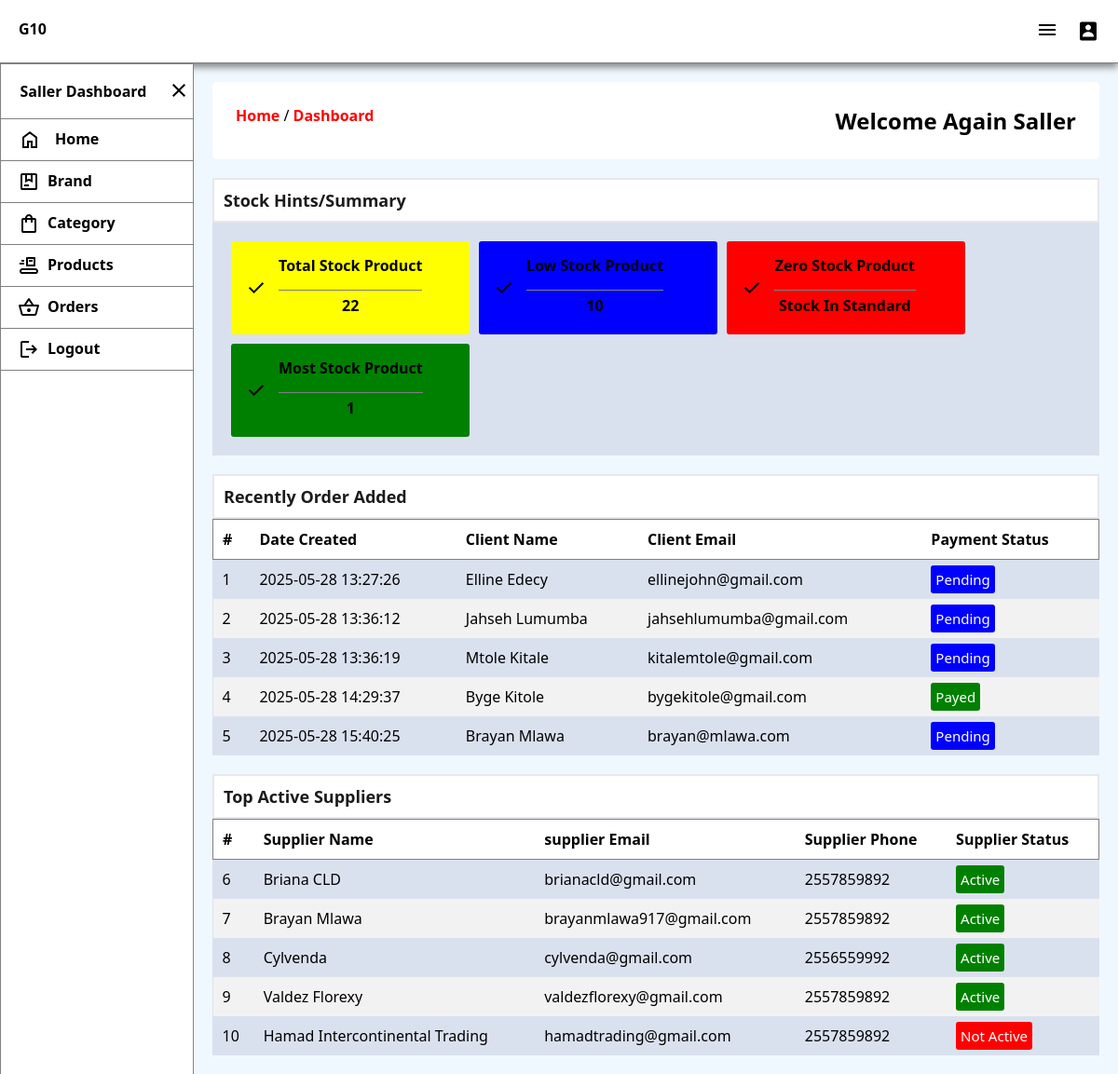
The page /Home/Dashboard (signed in) on the database its author committed.
### tables this page shows
CREATE TABLE IF NOT EXISTS `placed_orders` (
  `order_id` int(11) NOT NULL AUTO_INCREMENT,
  `employee_id` int(11) NOT NULL,
  `client_name` varchar(30) NOT NULL,
  `client_email` varchar(50) NOT NULL,
  `client_phone` varchar(30) NOT NULL,
  `subtotal` varchar(30) NOT NULL,
  `total_price` varchar(50) DEFAULT NULL,
  `total_items` int(11) NOT NULL,
  `payed_amount` varchar(30) NOT NULL,
  `discount` varchar(30) NOT NULL,
  `payment_method` varchar(30) NOT NULL DEFAULT 'cash',
  `status` int(11) NOT NULL DEFAULT 0,
  `date` datetime DEFAULT current_timestamp(),
  PRIMARY KEY (`order_id`),
  KEY `employee_id` (`employee_id`)
);

CREATE TABLE IF NOT EXISTS `suppliers` (
  `supplier_id` int(11) NOT NULL AUTO_INCREMENT,
  `name` varchar(30) NOT NULL,
  `email` varchar(30) NOT NULL,
  `phone` varchar(20) NOT NULL,
  `status` int(11) NOT NULL DEFAULT 1,
  `date` timestamp NOT NULL DEFAULT current_timestamp(),
  PRIMARY KEY (`supplier_id`)
);

### Home/Dashboard.php (the view, shortened to what this page needs)
<!DOCTYPE html>
<html lang="en">
<?php require_once('../include/cssheader.php'); ?>
<body>
    <?php include '../include/header.php';
    require_once '../include/userNav.php' ?>
    <main>
        <div class="url">
            <span>
                <a href="Dashboard">Home</a> / <a href="Dashboard">Dashboard</a>
            </span>
            <span>
                <h2>Welcome Again <?php echo $_SESSION['name'] ?></h2>
            </span>
        </div>
        <div class="main-container">
            <div class="boxes">
                <h3>Stock Hints/Summary</h3>
                <div class="boxes-box">
                    <div class="box yellow">
                        <img src="../img/icons/check.svg" alt="">
                        <div class="details">
                            <p><b>Total Stock Product</b></p>
                            <p class="count"><?php
                            $sql = mysqli_query($conn, "SELECT * FROM products");
                            $count = mysqli_num_rows($sql);
                            if ($count >= 1) {
                                echo $count;
                            } else {
                                echo 'No Product';
                            }
                                ?>
                            </p>
                        </div>
                    </div>
                    <div class="box tomato">
                        <img src="../img/icons/check.svg" alt="">
                        <div class="details">
                            <p><b>Low Stock Product</b></p>
                            <p class="count"><?php
                            $sql = mysqli_query($conn, "SELECT * FROM products WHERE quantity < 10 ");
                            $count = mysqli_num_rows($sql);
                            if ($count >= 1) {
                                echo $count;
                            } else {
                                echo 'Stock In Standard';
                            }
                            ?>
                            </p>
                        </div>
                    </div>
                    <div class="box red">
                        <img src="../img/icons/check.svg" alt="">
                        <div class="details">
                            <p><b>Zero Stock Product</b></p>
                            <p class="count"><?php
                            $sql = mysqli_query($conn, "SELECT * FROM products WHERE quantity < 0 ");
                            $count = mysqli_num_rows($sql);
                            if ($count >= 1) {
                                echo $count;
                            } else {
                                echo 'Stock In Standard';
                            }
                            ?>
                        </div>
                    </div>
                    <div class="box green">
                        <img src="../img/icons/check.svg" alt="">
                        <div class="details">
                            <p><b>Most Stock Product</b></p>
                            <p class="count"><?php
                            $sql = mysqli_query($conn, "SELECT MAX(quantity) FROM products ");
                            $count = mysqli_num_rows($sql);
                            echo $count;
                            ?>
                        </div>
                    </div>
                </div>
            </div>
            <div class="boxes">
                <h3>Recently Order Added</h3>
                <div class="table-container">
                    <table>
                        <thead>
                            <tr>
                                <th>#</th>
                                <th>Date Created</th>
                                <th>Client Name</th>
                                <th>Client Email</th>
                                <th>Payment Status</th>
                            </tr>
                        </thead>
                        <?php
                        $sql = mysqli_query($conn, "SELECT * FROM placed_orders ORDER BY order_id LIMIT 5 ");
                        while ($row = mysqli_fetch_assoc($sql)) {
                            if ($row['status'] == 1) {
                                $payment = '<span class="active">Payed</span>';
                            } else {
                                $payment = '<span class="pending">Pending</span>';
                            }
                            echo '
                            <tr>
                                <td>' . $count++ . '</td>
                                <td>' . $row['date'] . '</td>
                                <td>' . $row['client_name'] . '</td>
                                <td>' . $row['client_email'] . '</td>
                                <td>' . $payment . '</td>
                            </tr>';
                        }
                        ?>
                    </table>
                </div>
            </div>
            <div class="boxes">
                <h3> Top Active Suppliers </h3>
                <div class="table-container">
                    <table>
                        <thead>
                            <tr>
                                <th>#</th>
                                <th>Supplier Name</th>
                                <th>supplier Email</th>
                                <th>Supplier Phone</th>
                                <th>Supplier Status</th>
                            </tr>
                        </thead>
                        <?php
                        $sql = mysqli_query($conn, "SELECT * FROM suppliers ORDER BY RAND() LIMIT 5 ");
                        while ($row = mysqli_fetch_assoc($sql)) {
                            if ($row['status'] == 1) {
                                $status = '<span class="active">Active</span>';
                            } else {
                                $status = '<span class="inactive">Not Active</span>';
                            }
                            echo '
                            <tr>
                                <td>' . $count++ . '</td>
                                <td>' . $row['name'] . '</td>
                                <td>' . $row['email'] . '</td>
                                <td>' . $row['phone'] . '</td>
                                <td>' . $status . '</td>
                            </tr>';
                        }
                        ?>
                    </table>
                </div>
            </div>
        </div>
    </main>
<?php require_once '../include/userfooter.php' ?>

### style/style.css (style rules this page uses)
* { padding: 0; margin: 0; box-sizing: border-box; }
body { font-family: 'Segoe UI', Tahoma, Geneva, Verdana, sans-serif; background-color: aqua; }
main { padding: 20px; margin-left: 13rem; background-color: aliceblue; transition: 1.5s; display: flex; flex-direction: column; gap: 20px; }
.main-container { display: flex; flex-direction: column; flex-wrap: wrap; row-gap: 20px; border-radius: 10px; }
.main-container .boxes { display: flex; flex-direction: column; background-color: #6e749b2b; }
.main-container .boxes h3 { background-color: white; padding: 10px; color: rgb(27, 27, 27); font-weight: 600; border: 2px solid #6e749b2b; font-size: 18px; }
.main-container .boxes .box { background-color: whitesmoke; padding: 15px; border-radius: 3px; display: flex; flex-direction: row; height: 100%; gap: 12px; font-weight: 500; width: 16rem; cursor: pointer; }
table { border-collapse: collapse; width: 100%; }
thead { background-color: white; padding: 10px; border: 1px solid grey; }
thead th { padding: 10px; color: black; }
td { text-align: left; padding: 10px; cursor: pointer; }
table th, td { text-align: left; }
tr:nth-child(even) { background-color: #f2f2f2; }
table td span { cursor: pointer; }
table td .pending { background-color: blue; color: white; padding: 5px; border-radius: 3px; font-size: 15px; }
table td .active { background-color: green; color: white; padding: 5px; border-radius: 3px; font-size: 15px; }
table td .inactive { background-color: red; color: white; padding: 5px; border-radius: 3px; font-size: 15px; }

### rows shown on the page
placed_orders: date "2025-05-28 13:27:26", client_name "Elline Edecy", client_email "ellinejohn@gmail.com", status "Pending"
placed_orders: date "2025-05-28 13:36:12", client_name "Jahseh Lumumba", client_email "jahsehlumumba@gmail.com", status "Pending"
placed_orders: date "2025-05-28 13:36:19", client_name "Mtole Kitale", client_email "kitalemtole@gmail.com", status "Pending"
placed_orders: date "2025-05-28 14:29:37", client_name "Byge Kitole", client_email "bygekitole@gmail.com", status "Payed"
placed_orders: date "2025-05-28 15:40:25", client_name "Brayan Mlawa", client_email "brayan@mlawa.com", status "Pending"
suppliers: name "Briana CLD", email "brianacld@gmail.com", phone "2557859892", status "Active"
suppliers: name "Brayan Mlawa", email "brayanmlawa917@gmail.com", phone "2557859892", status "Active"
suppliers: name "Cylvenda", email "cylvenda@gmail.com", phone "2556559992", status "Active"
suppliers: name "Valdez Florexy", email "valdezflorexy@gmail.com", phone "2557859892", status "Active"
suppliers: name "Hamad Intercontinental Trading", email "hamadtrading@gmail.com", phone "2557859892", status "Not Active"

### other values the page prints
$_SESSION['name'] "Saller"
$count "22"
$count "10"
$count "1"
